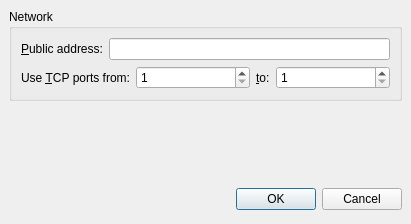
<ui version="4.0" >
 <author></author>
 <comment></comment>
 <exportmacro></exportmacro>
 <class>GlobalSettings</class>
 <widget class="QDialog" name="GlobalSettings" >
  <property name="geometry" >
   <rect>
    <x>0</x>
    <y>0</y>
    <width>411</width>
    <height>224</height>
   </rect>
  </property>
  <property name="windowTitle" >
   <string>Global settings</string>
  </property>
  <layout class="QVBoxLayout" >
   <property name="margin" >
    <number>9</number>
   </property>
   <property name="spacing" >
    <number>6</number>
   </property>
   <item>
    <widget class="QGroupBox" name="groupBox" >
     <property name="title" >
      <string>Network</string>
     </property>
     <layout class="QVBoxLayout" >
      <property name="margin" >
       <number>9</number>
      </property>
      <property name="spacing" >
       <number>6</number>
      </property>
      <item>
       <layout class="QHBoxLayout" >
        <property name="margin" >
         <number>0</number>
        </property>
        <property name="spacing" >
         <number>6</number>
        </property>
        <item>
         <widget class="QLabel" name="label" >
          <property name="text" >
           <string>&amp;Public address:</string>
          </property>
          <property name="buddy" >
           <cstring>publicAddress</cstring>
          </property>
         </widget>
        </item>
        <item>
         <widget class="QLineEdit" name="publicAddress" />
        </item>
       </layout>
      </item>
      <item>
       <layout class="QHBoxLayout" >
        <property name="margin" >
         <number>0</number>
        </property>
        <property name="spacing" >
         <number>6</number>
        </property>
        <item>
         <widget class="QLabel" name="label_2" >
          <property name="text" >
           <string>Use &amp;TCP ports from:</string>
          </property>
          <property name="buddy" >
           <cstring>tcpFrom</cstring>
          </property>
         </widget>
        </item>
        <item>
         <widget class="QSpinBox" name="tcpFrom" >
          <property name="sizePolicy" >
           <sizepolicy>
            <hsizetype>1</hsizetype>
            <vsizetype>0</vsizetype>
            <horstretch>1</horstretch>
            <verstretch>0</verstretch>
           </sizepolicy>
          </property>
          <property name="maximum" >
           <number>65535</number>
          </property>
          <property name="minimum" >
           <number>1</number>
          </property>
         </widget>
        </item>
        <item>
         <widget class="QLabel" name="label_3" >
          <property name="sizePolicy" >
           <sizepolicy>
            <hsizetype>1</hsizetype>
            <vsizetype>5</vsizetype>
            <horstretch>0</horstretch>
            <verstretch>0</verstretch>
           </sizepolicy>
          </property>
          <property name="text" >
           <string>&amp;to:</string>
          </property>
          <property name="buddy" >
           <cstring>tcpTo</cstring>
          </property>
         </widget>
        </item>
        <item>
         <widget class="QSpinBox" name="tcpTo" >
          <property name="sizePolicy" >
           <sizepolicy>
            <hsizetype>1</hsizetype>
            <vsizetype>0</vsizetype>
            <horstretch>1</horstretch>
            <verstretch>0</verstretch>
           </sizepolicy>
          </property>
          <property name="maximum" >
           <number>65535</number>
          </property>
          <property name="minimum" >
           <number>1</number>
          </property>
         </widget>
        </item>
       </layout>
      </item>
     </layout>
    </widget>
   </item>
   <item>
    <spacer>
     <property name="orientation" >
      <enum>Qt::Vertical</enum>
     </property>
     <property name="sizeHint" >
      <size>
       <width>20</width>
       <height>40</height>
      </size>
     </property>
    </spacer>
   </item>
   <item>
    <layout class="QHBoxLayout" >
     <property name="margin" >
      <number>0</number>
     </property>
     <property name="spacing" >
      <number>6</number>
     </property>
     <item>
      <spacer>
       <property name="orientation" >
        <enum>Qt::Horizontal</enum>
       </property>
       <property name="sizeHint" >
        <size>
         <width>131</width>
         <height>31</height>
        </size>
       </property>
      </spacer>
     </item>
     <item>
      <widget class="QPushButton" name="okButton" >
       <property name="text" >
        <string>OK</string>
       </property>
      </widget>
     </item>
     <item>
      <widget class="QPushButton" name="cancelButton" >
       <property name="text" >
        <string>Cancel</string>
       </property>
      </widget>
     </item>
    </layout>
   </item>
  </layout>
 </widget>
 <pixmapfunction></pixmapfunction>
 <tabstops>
  <tabstop>publicAddress</tabstop>
  <tabstop>tcpFrom</tabstop>
  <tabstop>tcpTo</tabstop>
  <tabstop>okButton</tabstop>
  <tabstop>cancelButton</tabstop>
 </tabstops>
 <resources>
  <include location="icons.qrc" />
 </resources>
 <connections>
  <connection>
   <sender>okButton</sender>
   <signal>clicked()</signal>
   <receiver>GlobalSettings</receiver>
   <slot>accept()</slot>
   <hints>
    <hint type="sourcelabel" >
     <x>278</x>
     <y>253</y>
    </hint>
    <hint type="destinationlabel" >
     <x>96</x>
     <y>254</y>
    </hint>
   </hints>
  </connection>
  <connection>
   <sender>cancelButton</sender>
   <signal>clicked()</signal>
   <receiver>GlobalSettings</receiver>
   <slot>reject()</slot>
   <hints>
    <hint type="sourcelabel" >
     <x>369</x>
     <y>253</y>
    </hint>
    <hint type="destinationlabel" >
     <x>179</x>
     <y>282</y>
    </hint>
   </hints>
  </connection>
 </connections>
</ui>
